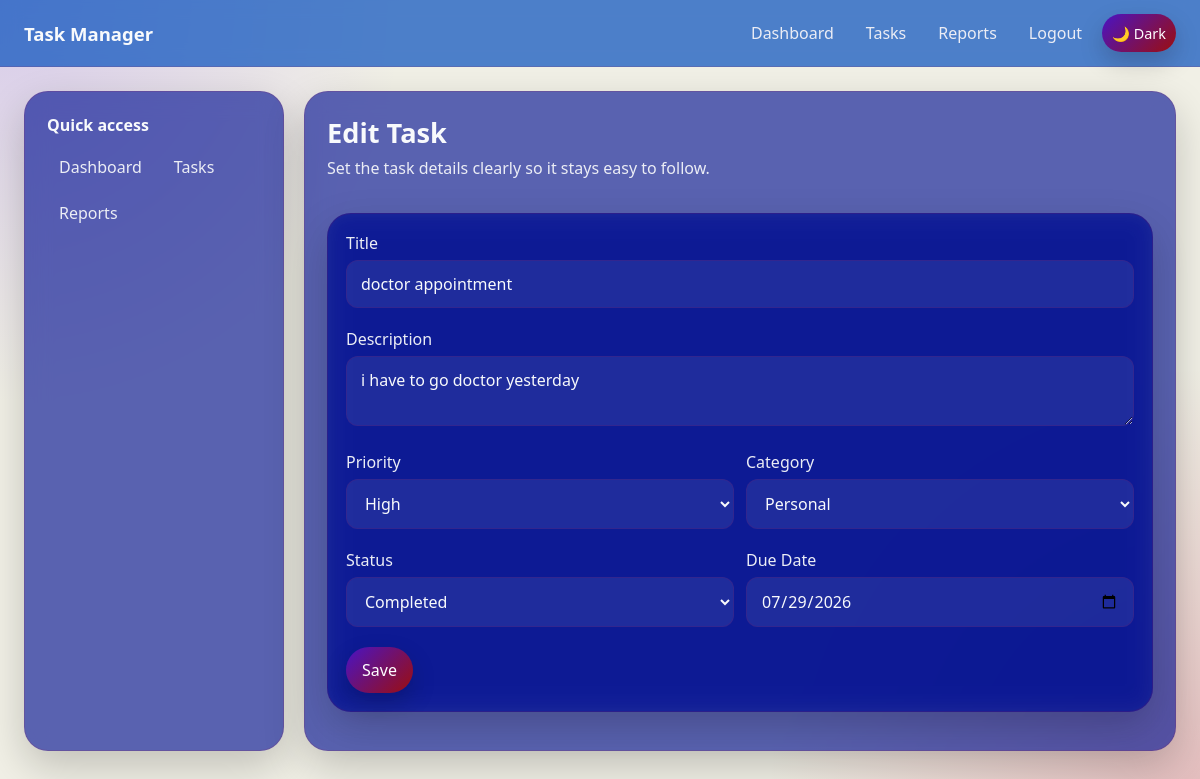
/tasks/2/edit (signed in), run on the app's committed database.
### tables this page shows
CREATE TABLE tasks (
                id INTEGER PRIMARY KEY AUTOINCREMENT,
                user_id INTEGER NOT NULL,
                title TEXT NOT NULL,
                description TEXT,
                priority TEXT NOT NULL DEFAULT 'Medium',
                category TEXT NOT NULL DEFAULT 'Personal',
                due_date TEXT,
                status TEXT NOT NULL DEFAULT 'Pending',
                created_at TEXT NOT NULL,
                FOREIGN KEY(user_id) REFERENCES users(id)
            );

### app.py (the view, shortened to what this page needs)
@app.route("/tasks/<int:task_id>/edit", methods=["GET", "POST"])
@login_required
def edit_task(task_id):
    db = get_db()
    task = db.execute("SELECT * FROM tasks WHERE id = ?", (task_id,)).fetchone()
    if not task or task["user_id"] != session["user_id"]:
        flash("Task not found.", "danger")
        return redirect(url_for("tasks_page"))
    return render_template("task_form.html", task=task)

### app.py (called while the page is built)
def get_db():
    if "db" not in g:
        g.db = sqlite3.connect(app.config["DATABASE"])
        g.db.row_factory = sqlite3.Row
    return g.db

def login_required(view):
    @wraps(view)
    def wrapped_view(*args, **kwargs):
        if "user_id" not in session:
            flash("Please log in to continue.", "warning")
            return redirect(url_for("login"))
        return view(*args, **kwargs)
    return wrapped_view

### templates/task_form.html (shortened to what this page needs)
{% extends 'layout.html' %}
{% block content %}
<div class="dashboard-shell">
    <aside class="dashboard-sidebar">
        <h3 class="section-title">Quick access</h3>
        <div class="nav-links">
            <a href="{{ url_for('dashboard') }}">Dashboard</a>
            <a href="{{ url_for('tasks_page') }}">Tasks</a>
            <a href="{{ url_for('reports') }}">Reports</a>
        </div>
    </aside>
    <section class="dashboard-content">
        <div class="page-header">
            <div>
                <h2 class="page-title">{{ 'Edit Task' if task else 'New Task' }}</h2>
                <p class="page-subtitle">Set the task details clearly so it stays easy to follow.</p>
            </div>
        </div>
        <div class="panel-card">
            <form method="post" class="form-grid">
                <div class="full">
                    <label><span>Title</span><input type="text" name="title" value="{{ task.title if task else '' }}" required></label>
                </div>
                <div class="full">
                    <label><span>Description</span><textarea name="description">{{ task.description if task else '' }}</textarea></label>
                </div>
                <label><span>Priority</span><select name="priority">
                    <option value="High" {% if task and task.priority == 'High' %}selected{% endif %}>High</option>
                </select></label>
                <label><span>Category</span><select name="category">
                    <option value="Personal" {% if not task or task.category == 'Personal' %}selected{% endif %}>Personal</option>
                </select></label>
                <label><span>Status</span><select name="status">
                    <option value="Completed" {% if task and task.status == 'Completed' %}selected{% endif %}>Completed</option>
                </select></label>
                <label><span>Due Date</span><input type="date" name="due_date" value="{{ task.due_date if task else '' }}"></label>
                <div>
                    <button type="submit">Save</button>
                </div>
            </form>
        </div>
    </section>
</div>
{% endblock %}

### static/style.css (style rules this page uses)
:root { --bg: #f1f0e6; --panel: rgba(3, 17, 145, 0.637); --text: #f8fafc; --muted: #ebedf5; --accent: #4914c5; --accent-2: #9c0e0e; --border: rgba(150, 13, 77, 0.16); }
* { box-sizing: border-box; }
body { margin: 0; min-height: 100vh; font-family: "Segoe UI", Arial, sans-serif; color: var(--text); background: radial-gradient(circle at top left, rgba(139, 92, 246, 0.25), transparent 28%), radial-gradient(circle at bottom right, rgba(184, 22, 57, 0.24), transparent 30%), var(--bg); }
a { color: inherit; }
.nav-links { display: flex; flex-wrap: wrap; gap: 8px; }
.nav-links a { text-decoration: none; color: var(--muted); padding: 8px 12px; border-radius: 999px; }
.glass-card, .dashboard-sidebar, .dashboard-content, .panel-card, .stat-card { background: var(--panel); border: 1px solid var(--border); border-radius: 24px; backdrop-filter: blur(12px); box-shadow: 0 16px 42px rgba(0, 0, 0, 0.2); }
.page-title { font-size: 1.7rem; font-weight: 800; margin: 0 0 6px; }
.page-subtitle, .subtitle { color: var(--muted); margin: 0 0 16px; }
.dashboard-shell { display: grid; grid-template-columns: 260px 1fr; gap: 20px; }
.dashboard-sidebar { padding: 22px; }
.dashboard-content { padding: 22px; }
.page-header { display: flex; justify-content: space-between; align-items: center; gap: 12px; margin-bottom: 18px; }
.panel-card { padding: 18px; margin-bottom: 16px; }
.section-title { font-size: 1rem; font-weight: 700; margin: 0 0 12px; }
form { display: grid; gap: 12px; }
label { display: block; margin-bottom: 8px; }
label span { display: block; margin-bottom: 6px; color: var(--muted); }
input, textarea, select, button { font: inherit; }
input, textarea, select { width: 100%; padding: 12px 14px; border-radius: 12px; border: 1px solid var(--border); color: var(--text); background: rgba(255, 255, 255, 0.08); outline: none; }
button, .button, .btn { display: inline-block; border: none; border-radius: 999px; padding: 12px 16px; cursor: pointer; text-decoration: none; color: white; background: linear-gradient(135deg, var(--accent), var(--accent-2)); box-shadow: 0 10px 24px rgba(0, 0, 0, 0.2); }
.form-grid { display: grid; grid-template-columns: repeat(2, minmax(0, 1fr)); gap: 12px; }
.form-grid .full { grid-column: 1 / -1; }

### data on the page
tasks: title "doctor appointment", description "i have to go doctor yesterday", priority "High", category "Personal", status "Completed", due_date "07/29/2026"

### other printed values
{{ 'Edit Task' if task else 'New Task' }} "Edit Task"
